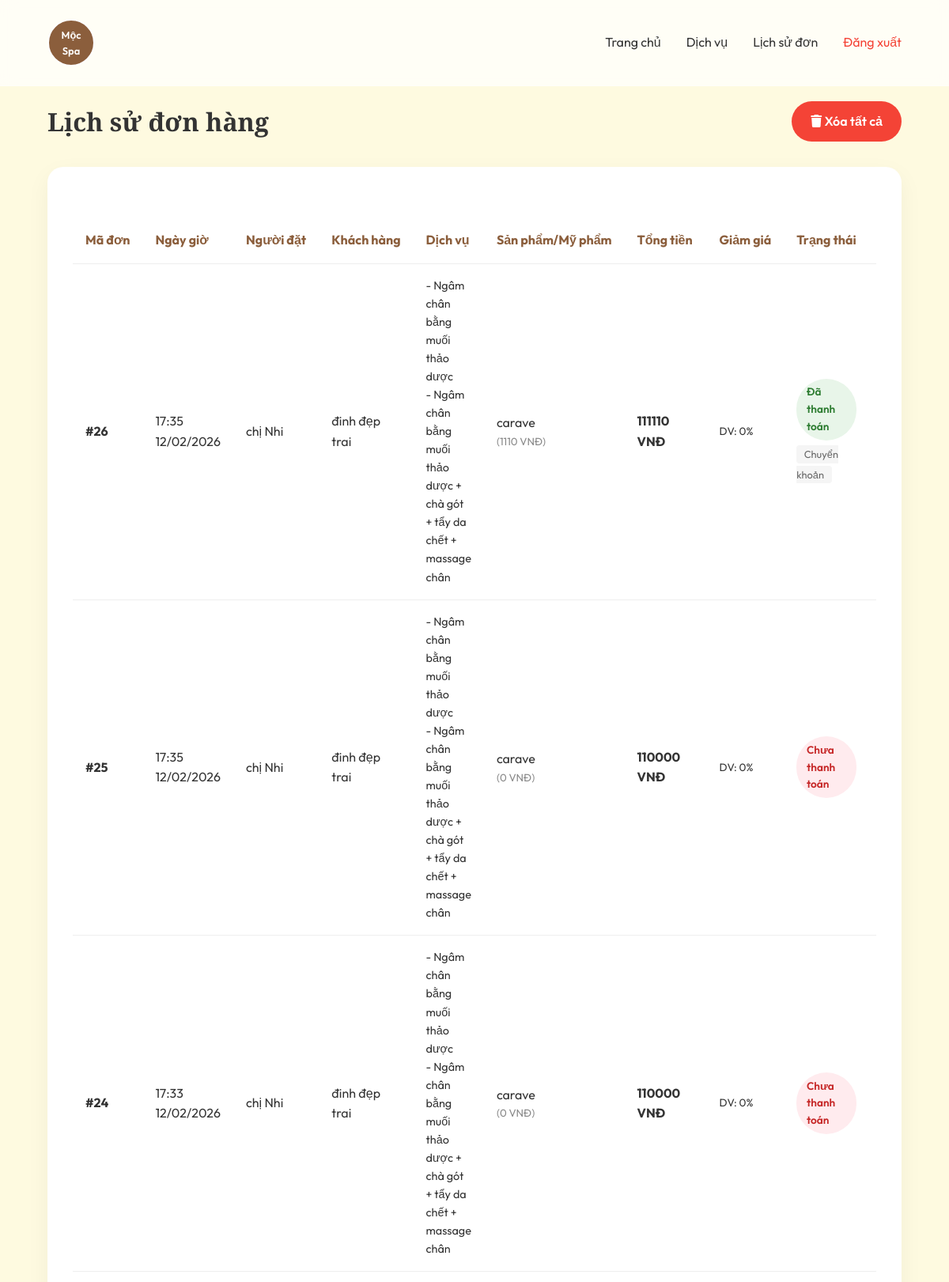
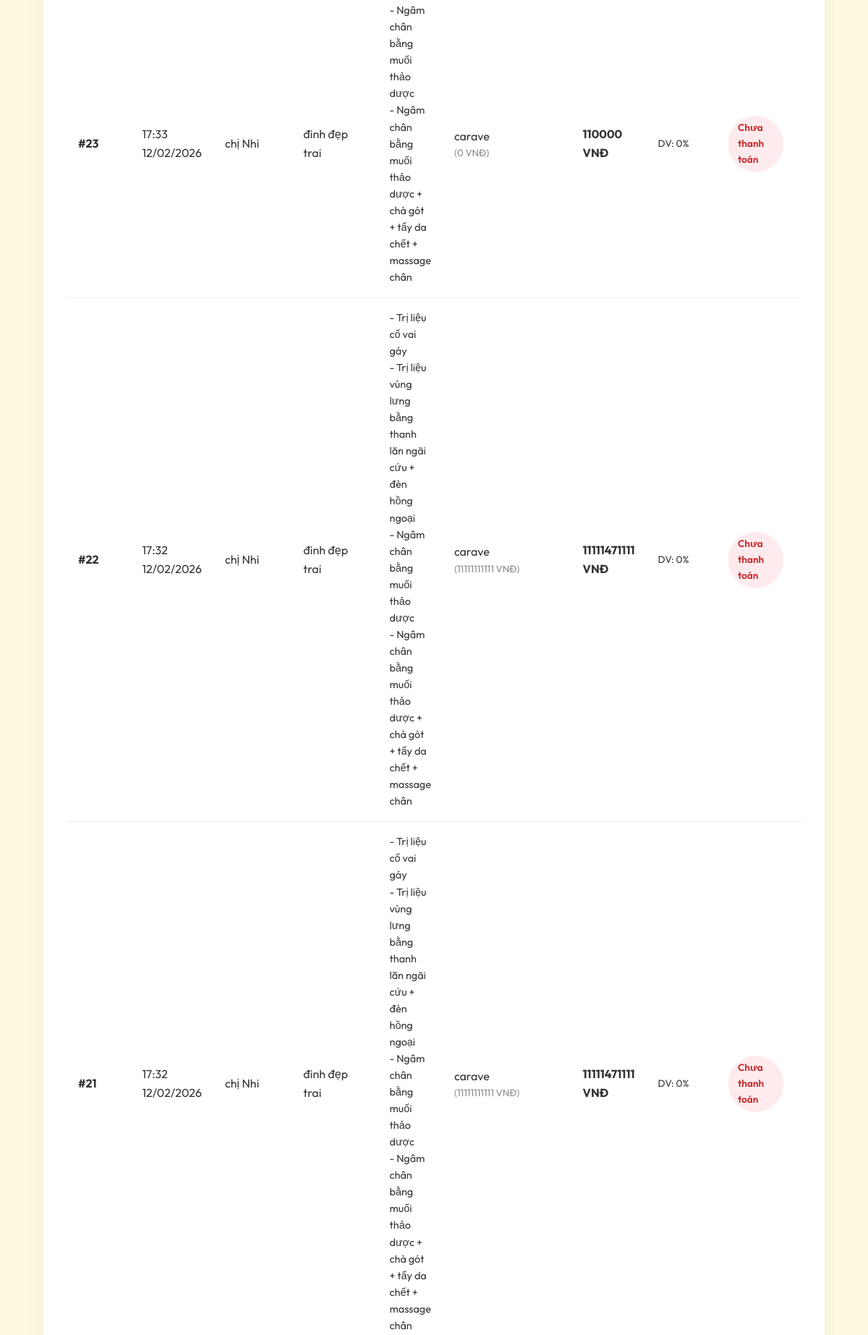
The page /manage/history/ (signed in, upper part) on the database its author committed (2 pictures, top to bottom).
### spa_app/models.py (models this page shows, shortened)
class Booking(models.Model):
    PAYMENT_METHODS = [
        ('none', 'Chưa thanh toán'),
        ('cash', 'Tiền mặt'),
        ('transfer', 'Chuyển khoản'),
    ]
    customer_name = models.CharField(max_length=200, verbose_name="Tên khách hàng")
    booker_name = models.CharField(max_length=200, verbose_name="Người đặt lịch")
    services = models.ManyToManyField(Service, verbose_name="Dịch vụ")
    total_price = models.DecimalField(max_digits=12, decimal_places=0, verbose_name="Tổng tiền")
    discount_percent = models.FloatField(default=0, verbose_name="Giảm giá (%)")
    payment_method = models.CharField(max_length=20, choices=PAYMENT_METHODS, default='none', verbose_name="PT Thanh toán")
    is_paid = models.BooleanField(default=False, verbose_name="Đã thanh toán")
    product_name = models.CharField(max_length=200, null=True, blank=True, verbose_name="Sản phẩm/Mỹ phẩm")
    product_price = models.DecimalField(max_digits=12, decimal_places=0, default=0, verbose_name="Giá sản phẩm")
    product_discount_percent = models.FloatField(default=0, verbose_name="Giảm giá sản phẩm (%)")
    created_at = models.DateTimeField(auto_now_add=True, verbose_name="Thời gian đặt")
    updated_at = models.DateTimeField(null=True, blank=True, verbose_name="Thời gian sửa")
    class Meta:
        verbose_name = "Đơn đặt lịch"
        verbose_name_plural = "Danh sách đơn đặt lịch"
        ordering = ['-created_at']

class Service(models.Model):
    category = models.ForeignKey(Category, related_name='services', on_delete=models.CASCADE, verbose_name="Nhóm dịch vụ")
    name = models.CharField(max_length=200, verbose_name="Tên dịch vụ")
    description = models.TextField(verbose_name="Mô tả ngắn")
    price = models.DecimalField(max_digits=10, decimal_places=0, verbose_name="Giá tiền (VNĐ)")
    image = models.ImageField(upload_to='services/', verbose_name="Hình ảnh minh họa", null=True, blank=True)
    duration = models.IntegerField(default=60, verbose_name="Thời lượng (phút)")

### spa_app/views.py (the view)
# urls.py: path('manage/history/', views.booking_history, name='booking_history'),
@login_required
def booking_history(request):
    bookings = Booking.objects.all().order_by('-created_at')
    return render(request, 'spa_app/manage_history.html', {'bookings': bookings})

### spa_app/templates/spa_app/manage_history.html (shortened to what this page needs)
{% extends 'spa_app/manage.html' %}
{% block management_content %}
<div class="header-flex">
    <h1>Lịch sử đơn hàng</h1>
    <a href="{% url 'clear_booking_history' %}" class="btn-delete-all">
        <i class="fas fa-trash"></i> Xóa tất cả
    </a>
</div>
<div class="table-card">
    <div class="table-responsive">
        <table>
            <thead>
                <tr>
                    <th>Mã đơn</th>
                    <th>Ngày giờ</th>
                    <th>Người đặt</th>
                    <th>Khách hàng</th>
                    <th>Dịch vụ</th>
                    <th>Sản phẩm/Mỹ phẩm</th>
                    <th>Tổng tiền</th>
                    <th>Giảm giá</th>
                    <th>Trạng thái</th>
                    <th>Thao tác</th>
                </tr>
            </thead>
            <tbody>
                {% for booking in bookings %}
                <tr>
                    <td><strong>#{{ booking.id }}</strong></td>
                    <td>
                        {{ booking.created_at|date:"H:i d/m/Y" }}
                    </td>
                    <td>{{ booking.booker_name }}</td>
                    <td>{{ booking.customer_name }}</td>
                    <td>
                        <div class="service-list-cell">
                            {% for service in booking.services.all %}
                            <div class="service-item">- {{ service.name }}</div>
                            {% endfor %}
                        </div>
                    </td>
                    <td>
                        {% if booking.product_name %}
                        <div class="product-cell">
                            <span class="product-name">{{ booking.product_name }}</span>
                            <small class="product-price">({{ booking.product_price|floatformat:0 }} VNĐ)</small>
                        </div>
                        {% else %}
                        -
                        {% endif %}
                    </td>
                    <td><strong class="total-price">{{ booking.total_price|floatformat:0 }} VNĐ</strong></td>
                    <td>
                        <div class="discount-cell">
                            <div>DV: {{ booking.discount_percent|floatformat:0 }}%</div>
                        </div>
                    </td>
                    <td>
                        {% if booking.is_paid %}
                        <span class="status-badge status-paid">Đã thanh toán</span>
                        <div class="payment-method-badge">
                            <span class="method-text">{{ booking.get_payment_method_display }}</span>
                        </div>
                        {% else %}
                        <span class="status-badge status-unpaid">Chưa thanh toán</span>
                        {% endif %}
                    </td>
                    <td class="action-cell">
                    </td>
                </tr>
                {% empty %}
                <tr>
                    <td colspan="10" class="empty-message">Chưa có đơn hàng nào được thực hiện.</td>
                </tr>
                {% endfor %}
            </tbody>
        </table>
    </div>
</div>
{% endblock %}

### spa_app/static/spa_app/css/styles.css (style rules this page uses)
:root { --primary-color: #8b5e3c; --accent-color: #d4a373; --bg-color: #fefae0; --text-color: #333; --glass-bg: rgba(255, 255, 255, 0.7); --glass-border: rgba(255, 255, 255, 0.3); }
* { margin: 0; padding: 0; box-sizing: border-box; }
body { font-family: 'Outfit', sans-serif; background-color: var(--bg-color); color: var(--text-color); line-height: 1.6; scroll-behavior: smooth; }
h1, h2, h3, h4 { font-family: 'Playfair Display', serif; }

### spa_app/templates/spa_app/manage.html (style rules this page uses)
.table-card { background: white; border-radius: 20px; padding: 2rem; box-shadow: 0 10px 30px rgba(0, 0, 0, 0.05); }
table { width: 100%; border-collapse: collapse; margin-top: 2rem; }
th, td { text-align: left; padding: 1rem; border-bottom: 1px solid #eee; }
th { color: var(--primary-color); }
.header-flex { display: flex; justify-content: space-between; align-items: center; margin-bottom: 2rem; }

### spa_app/templates/spa_app/manage_history.html (style rules this page uses)
.table-responsive { overflow-x: auto; }
.btn-delete-all { background: #F44336; color: white; padding: 0.8rem 1.5rem; border-radius: 50px; text-decoration: none; font-weight: 600; transition: 0.3s; }
.service-list-cell { max-width: 250px; font-size: 0.9rem; }
.status-badge { padding: 0.4rem 0.8rem; border-radius: 50px; font-size: 0.85rem; font-weight: 600; display: inline-block; }
.status-paid { background: #E8F5E9; color: #2E7D32; }
.status-unpaid { background: #FFEBEE; color: #C62828; }
.payment-method-badge { margin-top: 0.3rem; }
.method-text { background: #F5F5F5; color: #666; padding: 0.2rem 0.6rem; border-radius: 4px; font-size: 0.8rem; }
.action-cell { white-space: nowrap; }
.product-cell { display: flex; flex-direction: column; }
.product-price { color: #888; }
.discount-cell { font-size: 0.85rem; display: flex; flex-direction: column; gap: 2px; }
th { white-space: nowrap; }

### rows shown on the page
Booking: id "26", created_at "17:35 12/02/2026", booker_name "chị Nhi", customer_name "đinh đẹp trai", product_name "carave", product_price "1110", total_price "111110", discount_percent "0", payment_method "Chuyển khoản"
Service: name "Ngâm chân bằng muối thảo dược"
Service: name "Ngâm chân bằng muối thảo dược + chà gót + tẩy da chết + massage chân"
Booking: id "25", created_at "17:35 12/02/2026", booker_name "chị Nhi", customer_name "đinh đẹp trai", product_name "carave", product_price "0", total_price "110000", discount_percent "0", is_paid "Chưa thanh toán"
Booking: id "24", created_at "17:33 12/02/2026", booker_name "chị Nhi", customer_name "đinh đẹp trai", product_name "carave", product_price "0", total_price "110000", discount_percent "0", is_paid "Chưa thanh toán"
Booking: id "23", created_at "17:33 12/02/2026", booker_name "chị Nhi", customer_name "đinh đẹp trai", product_name "carave", product_price "0", total_price "110000", discount_percent "0", is_paid "Chưa thanh toán"
Booking: id "22", created_at "17:32 12/02/2026", booker_name "chị Nhi", customer_name "đinh đẹp trai", product_name "carave", product_price "11111111111", total_price "11111471111", discount_percent "0", is_paid "Chưa thanh toán"
Service: name "Trị liệu cổ vai gáy"
Service: name "Trị liệu vùng lưng bằng thanh lăn ngãi cứu + đèn hồng ngoại"
Booking: id "21", created_at "17:32 12/02/2026", booker_name "chị Nhi", customer_name "đinh đẹp trai", product_name "carave", product_price "11111111111", total_price "11111471111", discount_percent "0", is_paid "Chưa thanh toán"
